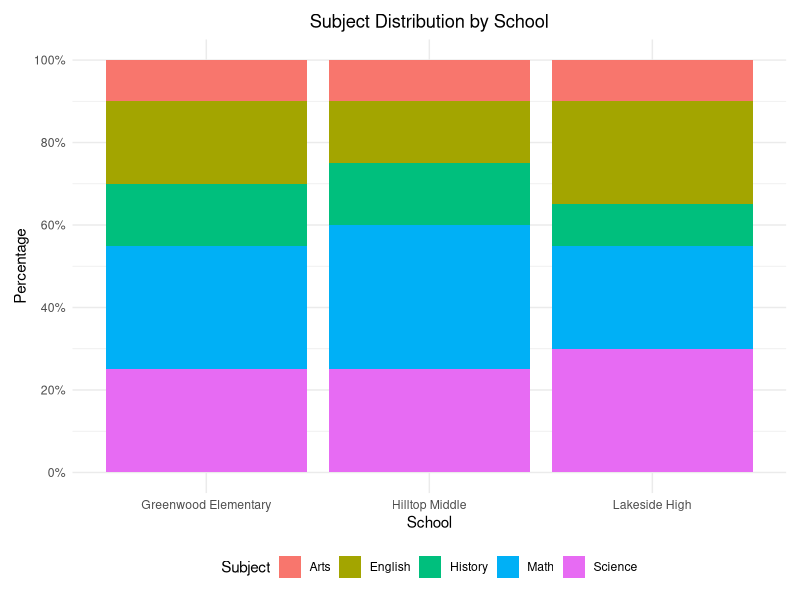

Generate this figure with R: (Note: this script raises an error after producing the figure.)
library(ggplot2)
library(tidyverse)
library(dplyr)
library(scales)

# Create a synthetic dataset
education_data <- tibble(
  School = c('Greenwood Elementary', 'Lakeside High', 'Hilltop Middle'),
  Math = c(30, 25, 35),
  Science = c(25, 30, 25),
  English = c(20, 25, 15),
  History = c(15, 10, 15),
  Arts = c(10, 10, 10)
)

# Convert to long format for ggplot
education_long <- education_data %>%
  gather(key = "Subject", value = "Percentage", -School)

# Normalize the data so that each bar sums to 100%
education_long <- education_long %>%
  group_by(School) %>%
  mutate(Percentage = Percentage / sum(Percentage))

# Plot the 100 percent stacked bar chart
education_plot <- ggplot(education_long, aes(x = School, y = Percentage, fill = Subject)) +
  geom_bar(stat = "identity", position = "fill") +
  scale_y_continuous(labels = percent_format(), breaks = seq(0, 1, 0.2)) +
  labs(title = "Subject Distribution by School", x = "School", y = "Percentage") +
  theme_minimal() +
  theme(plot.title = element_text(hjust = 0.5),
        plot.margin = margin(10, 10, 10, 10),
        legend.position = "bottom")

# Save the dataset
write.table(education_data, file = "generated_dataset_session_1/100_percent_stacked_bar_chart-education.txt", row.names = FALSE, sep = "\t")

# Save the visualization
ggsave("generated_vis_session_1/100_percent_stacked_bar_chart-education.png", education_plot, width = 10, height = 6, units = "in")

# The image is saved and not displayed as per the instructions